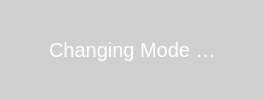
<?xml version="1.0" encoding="UTF-8"?>
<ui version="4.0">
 <class>switmod</class>
 <widget class="QWidget" name="switmod">
  <property name="windowModality">
   <enum>Qt::NonModal</enum>
  </property>
  <property name="geometry">
   <rect>
    <x>0</x>
    <y>0</y>
    <width>264</width>
    <height>100</height>
   </rect>
  </property>
  <property name="windowTitle">
   <string>Form</string>
  </property>
  <property name="styleSheet">
   <string notr="true">#switmod{background-color: rgba(193,193,193,0.5);}</string>
  </property>
  <widget class="QWidget" name="widget" native="true">
   <property name="geometry">
    <rect>
     <x>0</x>
     <y>0</y>
     <width>264</width>
     <height>100</height>
    </rect>
   </property>
   <property name="styleSheet">
    <string notr="true">#widget{background-image: url(:/bit/image/temp_box_d.png);}</string>
   </property>
   <widget class="QLabel" name="label_4">
    <property name="geometry">
     <rect>
      <x>49</x>
      <y>39</y>
      <width>167</width>
      <height>22</height>
     </rect>
    </property>
    <property name="font">
     <font>
      <family>Arial</family>
      <pointsize>15</pointsize>
     </font>
    </property>
    <property name="styleSheet">
     <string notr="true">color: rgba(255, 255, 255,1);</string>
    </property>
    <property name="text">
     <string>Changing Mode …</string>
    </property>
   </widget>
  </widget>
 </widget>
 <resources/>
 <connections/>
</ui>
